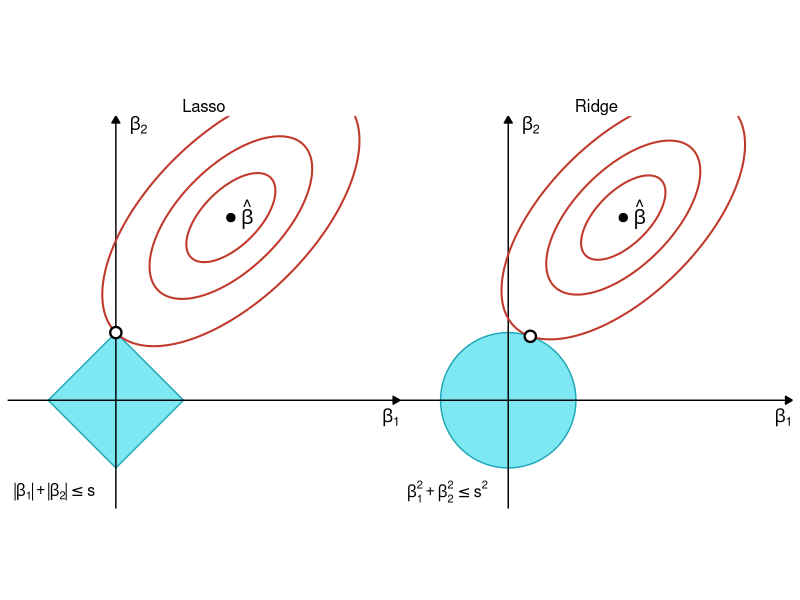
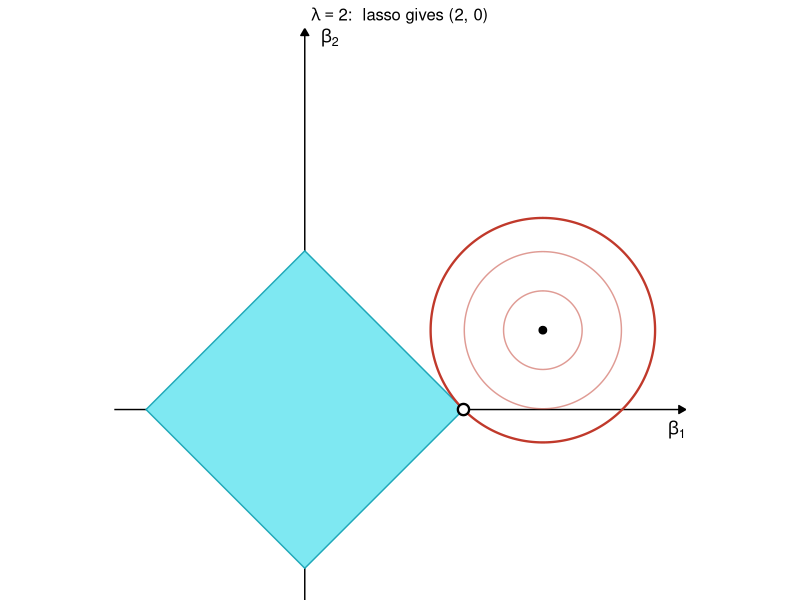
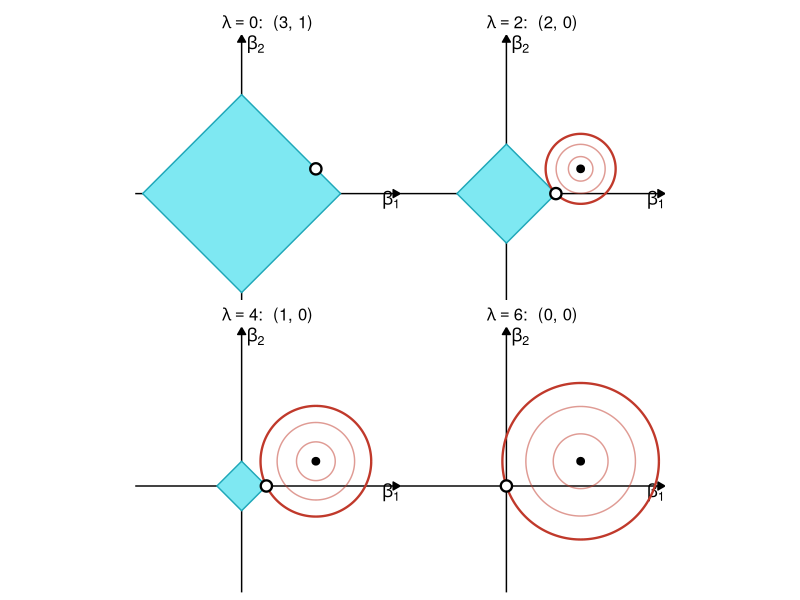
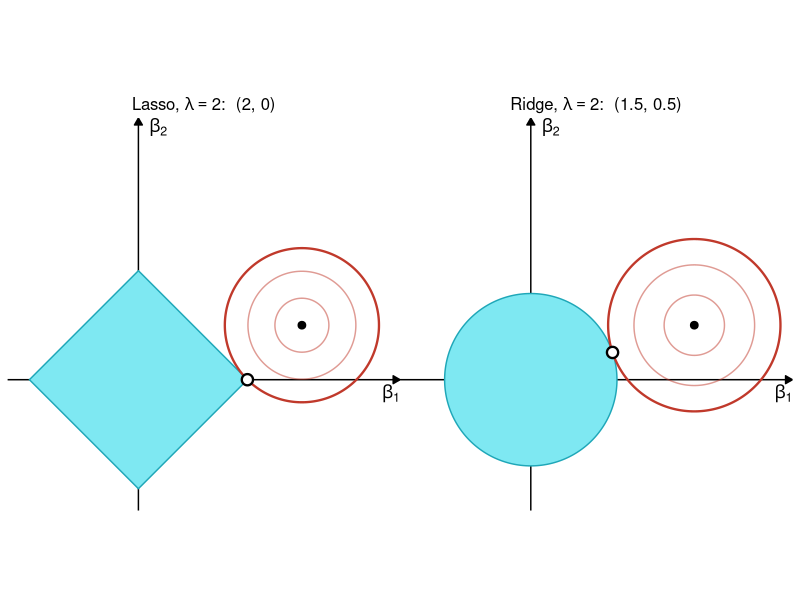

These charts were generated, in order, by the following R code:
## ---- chunk 1
#| include: false
library(ggplot2)
library(patchwork)
red <- "#c0392b"; fillc <- "#7ee8f2"; edgec <- "#1fa7b8"

# Shapes ------------------------------------------------------------
diamond <- function(s) data.frame(x = c(s, 0, -s, 0), y = c(0, s, 0, -s))
circle  <- function(r, cx = 0, cy = 0, n = 400) {
  t <- seq(0, 2 * pi, length.out = n); data.frame(x = cx + r * cos(t), y = cy + r * sin(t))
}
# Axes drawn through the origin, as on a blackboard
axes <- function(lo, hi) list(
  annotate("segment", x = lo, xend = hi, y = 0, yend = 0,
           arrow = arrow(length = unit(2, "mm"), type = "closed")),
  annotate("segment", x = 0, xend = 0, y = lo, yend = hi,
           arrow = arrow(length = unit(2, "mm"), type = "closed")),
  annotate("text", x = hi, y = -0.25, label = "beta[1]", parse = TRUE, size = 4.5, hjust = 1),
  annotate("text", x = 0.2, y = hi, label = "beta[2]", parse = TRUE, size = 4.5, hjust = 0, vjust = 1),
  coord_equal(xlim = c(lo, hi), ylim = c(lo, hi), expand = FALSE),
  theme_void(), theme(plot.title = element_text(hjust = 0.5, size = 12)))


# The four-patient example: MSE = (3 - b1)^2 + (1 - b2)^2 ------------
ex_panel <- function(s, b, title, shape = "diamond", lo = -2.4, hi = 4.8) {
  r <- sqrt((3 - b[1])^2 + (1 - b[2])^2)     # the MSE circle that first touches
  poly <- if (shape == "diamond") diamond(s) else circle(s)
  p <- ggplot() + axes(lo, hi)
  if (s > 0) p <- p + geom_polygon(data = poly, aes(x, y), fill = fillc, colour = edgec)
  for (k in c(0.35, 0.7)) if (r > 0) p <- p + geom_path(data = circle(k * r, 3, 1), aes(x, y), colour = red, alpha = 0.5)
  if (r > 0) p <- p + geom_path(data = circle(r, 3, 1), aes(x, y), colour = red, linewidth = 0.8)
  p + annotate("point", x = 3, y = 1, size = 2.3) +
    annotate("point", x = b[1], y = b[2], size = 3, shape = 21, fill = "white", stroke = 1.2) +
    labs(title = parse(text = title))
}
## ---- chunk 2
#| echo: false
#| fig-width: 8
#| fig-height: 4.4
#| fig-alt: "Two panels. Left, lasso: red elliptical MSE contours around the ordinary fit first touch a blue diamond at its top corner, where beta 1 is zero. Right, ridge: the same contours first touch a blue circle at a point where both coefficients are non-zero."
# Figure 1: the general picture, elliptical contours -----------------
A  <- matrix(c(1, -0.6, -0.6, 1), 2)        # predictors that are correlated
bh <- c(1.7, 2.7)                           # the unpenalised (OLS) fit
Q  <- function(b1, b2) { d1 <- b1 - bh[1]; d2 <- b2 - bh[2]
  A[1,1]*d1^2 + 2*A[1,2]*d1*d2 + A[2,2]*d2^2 }
grid <- expand.grid(b1 = seq(-2, 5, length.out = 400), b2 = seq(-2, 5.5, length.out = 400))
grid$mse <- Q(grid$b1, grid$b2)
first_touch <- function(shape) {             # the point of the shape's edge with lowest MSE
  t <- seq(0, 2*pi, length.out = 20001); p <- cbind(cos(t), sin(t))
  if (shape == "diamond") p <- p / (abs(p[, 1]) + abs(p[, 2]))
  q <- Q(p[, 1], p[, 2]); list(b = p[which.min(q), ], q = min(q))
}
panel <- function(shape, title, constraint) {
  ft <- first_touch(shape)
  poly <- if (shape == "diamond") diamond(1) else circle(1)
  ggplot() +
    geom_polygon(data = poly, aes(x, y), fill = fillc, colour = edgec) +
    axes(-1.6, 4.2) +
    geom_contour(data = grid, aes(b1, b2, z = mse),
                 breaks = ft$q * c(0.12, 0.4, 1), colour = red, linewidth = 0.7) +
    annotate("point", x = bh[1], y = bh[2], size = 2.5) +
    annotate("text", x = bh[1] + 0.15, y = bh[2] + 0.05, label = "hat(beta)",
             parse = TRUE, hjust = 0, size = 5) +
    annotate("point", x = ft$b[1], y = ft$b[2], size = 3, shape = 21,
             fill = "white", colour = "black", stroke = 1.2) +
    annotate("text", x = -1.5, y = -1.35, label = constraint, parse = TRUE,
             hjust = 0, size = 4) +
    labs(title = title)
}
f1 <- panel("diamond", "Lasso", "abs(beta[1]) + abs(beta[2]) <= s") |
      panel("circle",  "Ridge", "beta[1]^2 + beta[2]^2 <= s^2")
f1
## ---- chunk 3
#| echo: false
#| fig-width: 4.2
#| fig-height: 4.2
#| fig-alt: "Red circles centred at (3, 1) grow outwards and first touch a blue diamond with corners at plus and minus 2 on each axis, at its right-hand corner (2, 0)."
ex_panel(2, c(2, 0), "lambda == 2 * ':  lasso gives (2, 0)'")
## ---- chunk 4
#| echo: false
#| fig-width: 8
#| fig-height: 8
#| fig-alt: "Four panels for lambda 0, 2, 4 and 6. The diamond shrinks from 4 units to 2, 1 and finally the origin, and the red circle centred at (3, 1) grows until it first touches the diamond at (3, 1), (2, 0), (1, 0) and (0, 0)."
(ex_panel(4, c(3, 1), "lambda == 0 * ':  (3, 1)'", lo = -4.3, hi = 6.4) |
   ex_panel(2, c(2, 0), "lambda == 2 * ':  (2, 0)'", lo = -4.3, hi = 6.4)) /
  (ex_panel(1, c(1, 0), "lambda == 4 * ':  (1, 0)'", lo = -4.3, hi = 6.4) |
     ex_panel(0, c(0, 0), "lambda == 6 * ':  (0, 0)'", lo = -4.3, hi = 6.4))
## ---- chunk 5
#| echo: false
#| fig-width: 8
#| fig-height: 4.2
#| fig-alt: "Two panels with the same red circles centred at (3, 1). Left, lasso: the first touch is the diamond's corner (2, 0) on the beta 1 axis. Right, ridge: the first touch is on the edge of a blue circle at (1.5, 0.5), off both axes."
ex_panel(2, c(2, 0), "'Lasso, ' * lambda == 2 * ':  (2, 0)'") |
  ex_panel(sqrt(1.5^2 + 0.5^2), c(1.5, 0.5), "'Ridge, ' * lambda == 2 * ':  (1.5, 0.5)'", "circle")
